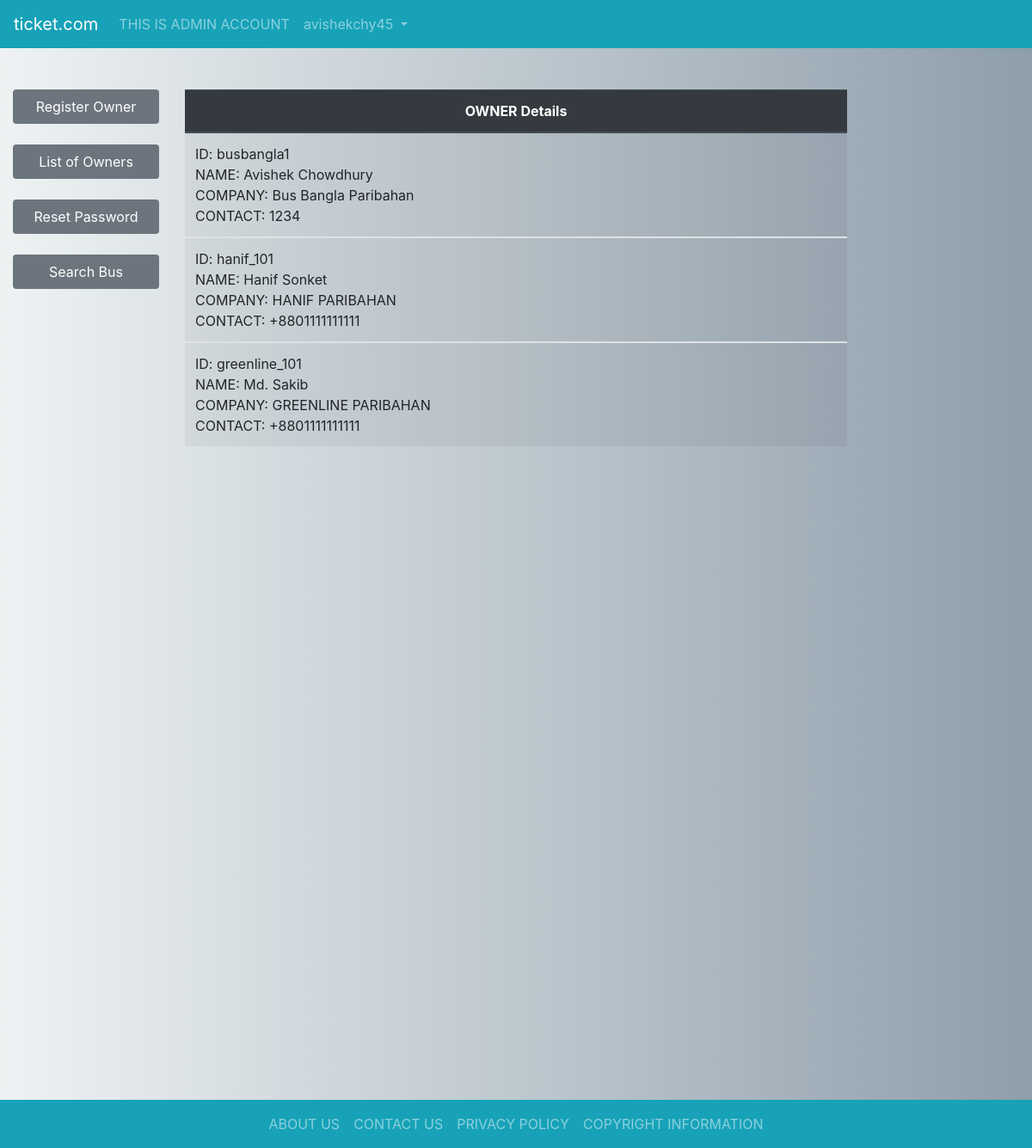
The app's page /admin/listofowners.php (signed in) with its own data.
### tables this page shows
CREATE TABLE `busowner` (
  `REG` timestamp NOT NULL DEFAULT current_timestamp(),
  `OWNER_ID` varchar(255) NOT NULL,
  `NAME` varchar(255) NOT NULL,
  `COMPANY` varchar(255) NOT NULL,
  `CONTACT` varchar(255) NOT NULL,
  `REG_COUNTER` int(11) NOT NULL
);

### includes/ownerlist.php (the view)
<?php
$query = "SELECT * FROM busowner ORDER BY REG DESC";
$result = mysqli_query($con, $query);
echo "
<br>
<table class='table table-striped table-hover'>
<thead class='thead-dark'>
<tr>
<th>OWNER Details</th>
</tr>
</thead>
";
while ($row = mysqli_fetch_array($result)) {
    $ownerid = $row['OWNER_ID'];
    $name = $row['NAME'];
    $company = $row['COMPANY'];
    $contact = $row['CONTACT'];
    echo "
    <tbody>
    <tr>
    <td class='text-left'>ID: $ownerid <br>NAME: $name <br>COMPANY: $company <br>CONTACT: $contact </td>
    </tr>
    </tbody>
    ";
}
echo "
</table>
<br>
";

### admin/listofowners.php (shortened to what this page needs)
<?php
include("../connection.php");
?>
<!DOCTYPE html>
<html lang="en">
<head>
    <link rel="stylesheet" href="https://maxcdn.bootstrapcdn.com/bootstrap/4.5.2/css/bootstrap.min.css">
    <link rel="stylesheet" href="https://cdn.jsdelivr.net/npm/bootstrap-icons@1.4.0/font/bootstrap-icons.css">
    <link rel="stylesheet" href="https://cdnjs.cloudflare.com/ajax/libs/animate.css/4.1.1/animate.min.css" />
    <link rel="stylesheet" href="../style.css">
</head>
<body>
    <div class="container-fluid sticky-top p-0">
        <div class="row no-gutters">
            <div class="col-sm text-center">
                <?php
                include("../includes/navbar.php");
                ?>
            </div>
        </div>
    </div>
    <div class="container-fluid">
        <div class="row">
            <div class="col-sm-2 text-left">
                <?php
                include("../includes/menu.php");
                ?>
            </div>
            <div class="col-sm-8 text-center">
                <?php
                include("../includes/ownerlist.php");
                ?>
            </div>
            <div class="col-sm-2 text-right">
            </div>
        </div>
    </div>
    <div class="container-fluid p-0">
        <div class="row no-gutters">
            <div class="col-sm">
                <?php
                include("../includes/footer.php");
                ?>
            </div>
        </div>
    </div>
</body>
</html>

### includes/navbar.php (shortened to what this page needs)
<?php
$user = $_SESSION["user"];
$user_id = $_SESSION["user_id"];
echo "
    <nav class='navbar navbar-expand-sm bg-info navbar-dark'>
        <a class='navbar-brand' href='index.php'>ticket.com</a>
        <button class='navbar-toggler' type='button' data-toggle='collapse' data-target='#collapsibleNavbar'>
            <span class='navbar-toggler-icon'></span>
        </button>
        <div class='collapse navbar-collapse' id='collapsibleNavbar'>
            <ul class='navbar-nav'>
                <li class='nav-item'>
                    <a class='nav-link text-uppercase' href='#'> This is $user account </a>
                </li>
                <li class='nav-item dropdown'>
                    <a class='nav-link dropdown-toggle' href='#' id='navbardrop' data-toggle='dropdown'> $user_id </a>
                    <div class='dropdown-menu'>
                        <a class='dropdown-item' href='index.php'>Home</a>
                        <a class='dropdown-item' href='../settings.php'>Settings</a>
                        <a class='dropdown-item text-danger' href='?logout'>LOG OUT</a>
                    </div>
                </li>
            </ul>
        </div>
    </nav>
    <br>
    ";

### includes/menu.php (shortened to what this page needs)
<?php
if (isset($_SESSION['user'])) {
  $user = $_SESSION["user"];
  if ($user == 'admin') {
    echo "
    <br>
    <ul class='nav flex-column nav-pills nav-fill'>
      <li class='nav-item'>
        <a class='nav-link active bg-secondary' href='registerowner.php'>Register Owner</a>
      </li><br>
      <li class='nav-item'>
        <a class='nav-link active bg-secondary' href='listofowners.php'>List of Owners</a>
      </li><br>
      <li class='nav-item'>
        <a class='nav-link active bg-secondary' href='resetpass.php'>Reset Password</a>
      </li><br>
      <li class='nav-item'>
        <a class='nav-link active bg-secondary' href='../index.php'>Search Bus</a>
      </li><br>
    </ul>
    <br>
    ";
  } else if ($user == 'owner') {
    echo "
    <br>
    <ul class='nav flex-column nav-pills nav-fill'>
      <li class='nav-item'>
        <a class='nav-link active bg-secondary' href='addcounter.php'>Add Counter</a>
      </li><br>
      <li class='nav-item'>
        <a class='nav-link active bg-secondary' href='addbus.php'>Add Bus</a>
      </li><br>
      <li class='nav-item'>
        <a class='nav-link active bg-secondary' href='schedule.php'>Schedule Bus</a>
      </li><br>
      <li class='nav-item'>
        <a class='nav-link active bg-secondary' href='../index.php'>Search Bus</a>
      </li><br>
    </ul>
    <br>
    ";
  } else if ($user == 'counter') {
    echo "
    <br>
    <ul class='nav flex-column nav-pills nav-fill'>
      <li class='nav-item'>
        <a class='nav-link active bg-secondary' href='availablebus.php'>Available Bus</a>
      </li><br>
      <li class='nav-item'>
        <a class='nav-link active bg-secondary' href='../index.php'>Search Bus</a>
      </li><br>
    </ul>
    <br>
    ";
  }
}

### includes/footer.php (shortened to what this page needs)
<nav class="navbar navbar-expand-sm justify-content-center bg-info navbar-dark footer">
    <ul class="navbar-nav nav-fill">
        <li class="nav-item">
            <a class="nav-link" href="#">ABOUT US</a>
        </li>
        <li class="nav-item">
            <a class="nav-link" href="#">CONTACT US</a>
        </li>
        <li class="nav-item">
            <a class="nav-link" href="#">PRIVACY POLICY</a>
        </li>
        <li class="nav-item">
            <a class="nav-link" href="#">COPYRIGHT INFORMATION</a>
        </li>
    </ul>
</nav>

### style.css (style rules this page uses)
body { background: #8e9eab; background: -webkit-linear-gradient(to right, #eef2f3, #8e9eab); background: linear-gradient(to right, #eef2f3, #8e9eab); }

### includes/footer.php (style rules this page uses)
.footer { clear: both; position: relative; z-index: 1; height: -3em; margin-top: 45em; }

### records on screen
busowner: OWNER_ID "busbangla1", NAME "Avishek Chowdhury", COMPANY "Bus Bangla Paribahan", CONTACT "1234"
busowner: OWNER_ID "hanif_101", NAME "Hanif Sonket", COMPANY "HANIF PARIBAHAN", CONTACT "+8801111111111"
busowner: OWNER_ID "greenline_101", NAME "Md. Sakib", COMPANY "GREENLINE PARIBAHAN", CONTACT "+8801111111111"

### other values on screen
$user "ADMIN"
$user_id "avishekchy45"
